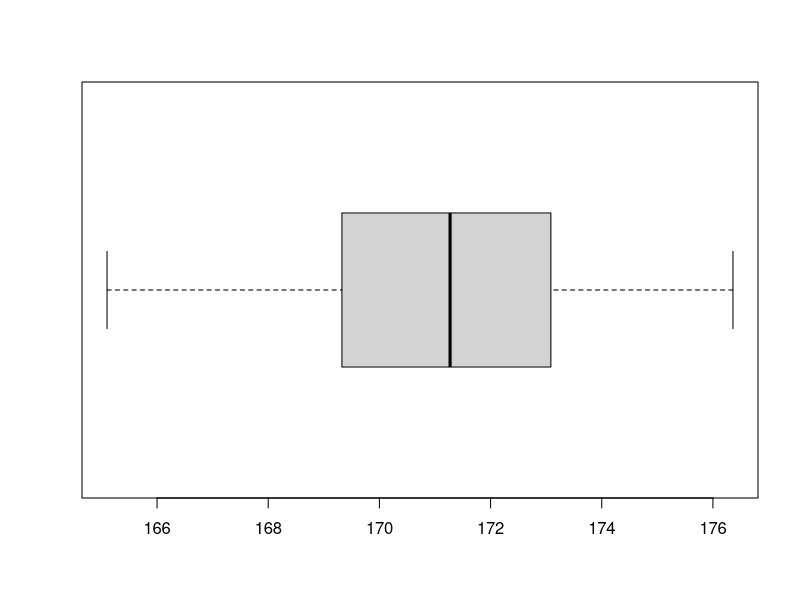
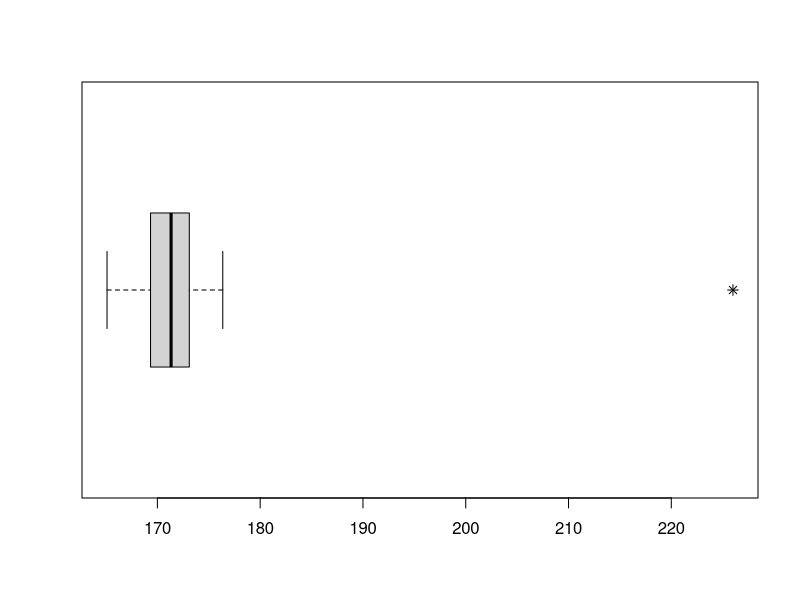
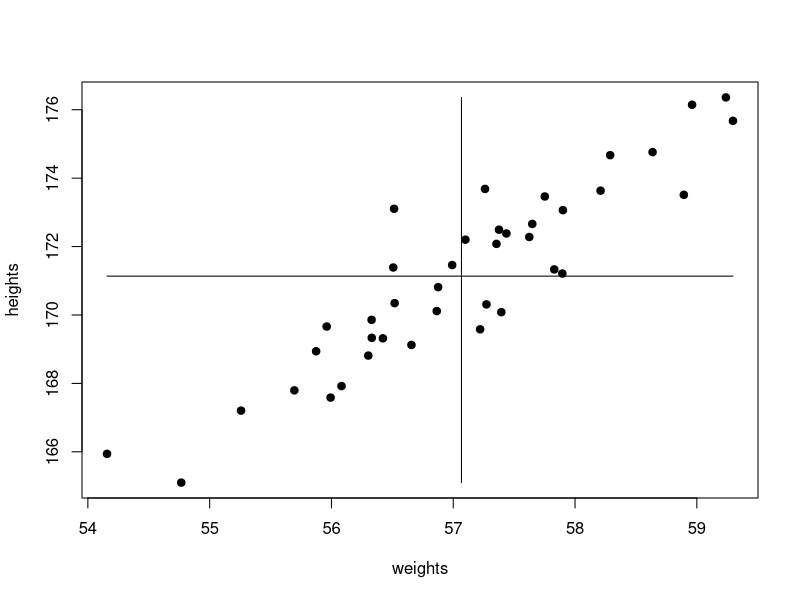

Source code (R) for these figures, in order:
## ---- chunk 1
set.seed(123)
heights <- rnorm(40, 171, 3)
sum(heights)/length(heights)
mean(heights)
## ---- chunk 2
heights <- sort(heights)
heights
(heights[20]+heights[21])/2
median(heights)
## ---- chunk 3
set.seed(123)
ranks <- as.factor(sample(10,99,replace = T ))
ranks
tfRanks <- sort(table(ranks))
tfRanks[tfRanks == max(tfRanks)]
## ---- chunk 4
myMode <- function(data){
    sdata <- sort(table(data))
    sdata[sdata == max(sdata)]
}
myMode(ranks)
## ---- chunk 5
mean(heights)
mean(c(heights, 272))
median(c(heights, 272))
## ---- chunk 6
myPercentile <- function(data,p){
    data <- sort(data)
    Lp <- (length(data)+1)*p/100
    if (is.integer(Lp)){data[Lp]}
    else {data[floor(Lp)]+(data[ceiling(Lp)]-data[floor(Lp)])*(Lp-floor(Lp))}
    }
myPercentile(heights, 15)
quantile(heights, probs = 0.15, type = 6)
## ---- chunk 7
quantile(heights, c(0,.25,.50,.75,1), type = 6)
summary(heights)
max(heights)-min(heights)
IQR(heights)
## ---- chunk 8
summary(heights)
boxplot(heights, horizontal = T, pch = 8)
## ---- chunk 9
summary(heights)
boxplot(c(heights,226), horizontal = T, pch = 8)
1.5*IQR(heights)+quantile(heights,.75,type=6)
## ---- chunk 10
myMad <- function(data) sum(abs(data-mean(data)))/length(data)
myMad(heights)
## ---- chunk 11
mySampleVariance <- function(data) sum((data-mean(data))^2/(length(data)-1))
mySampleVariance(heights)
var(heights)
## ---- chunk 12
mySampleSD <- function(data) sqrt(mySampleVariance(data))
mySampleSD(heights)
sd(heights)
## ---- chunk 13
set.seed(231)
weights <- heights/3+rnorm(40,0,0.5)
plot(weights, heights, pch = 19)
lines(x = rep(mean(weights),2), y = c(min(heights),max(heights)))
lines(y = rep(mean(heights),2), x = c(min(weights),max(weights)))
## ---- chunk 14
cov(heights, weights)
## ---- chunk 15
cor(heights, weights)
